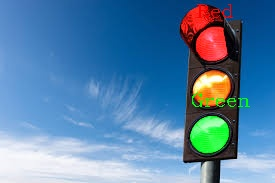
#> input picture picture_tagged4.jpg, 275 x 183 px, given in place of the camera
$ python color_capture_test13_BlueAdjusting.py
#> lines starting #> are read from the running program, lines starting #| are printed output that depends on the picture; after the words box and inside, x2 and y2 are one past the last pixel; in counts of white or black regions, pixels touching at a corner belong together
import cv2
import numpy as np
import time
from collections import deque
import os
import serial
import datetime  # 新增：用于记录时间

class OptimizedColorDetector:
    def __init__(self):
        self.color_ranges = {
            'Red': [
                ([0, 120, 70], [10, 255, 255]),
                ([170, 120, 70], [180, 255, 255])
            ],
            'Green': [([35, 50, 50], [85, 255, 255])],
            # 【修改点1】修正蓝色阈值，提高S和V的下限，防止误识别头发/黑色物体
            'Blue': [([100, 110, 70], [130, 255, 255])],
            'Gold': [([15, 80, 80], [35, 255, 255])],
            'Silver': [([0, 0, 100], [180, 50, 230])],
            # 黑色/灰色用于矿物识别
            'Black': [([0, 0, 0], [180, 255, 90])]
        }

        self.color_bgr = {
            'Red': (0, 0, 255),
            'Green': (0, 255, 0),
            'Blue': (255, 0, 0),
            'Gold': (0, 215, 255),
            'Silver': (192, 192, 192),
            'Black': (50, 50, 50)
        }

        self.processing_scale = 0.4
        self.target_width = 1920
        self.target_height = 1080

        self.fps_queue = deque(maxlen=30)
        self.prev_time = time.time()

        self.kernel_open = cv2.getStructuringElement(cv2.MORPH_ELLIPSE, (3, 3))
        self.kernel_close = cv2.getStructuringElement(cv2.MORPH_ELLIPSE, (7, 7))
        self.kernel_gold = cv2.getStructuringElement(cv2.MORPH_ELLIPSE, (5, 5))
        self.processing_times = deque(maxlen=30)

        self.status_file = "color_status.txt"
        self.block_file = "block_states.txt"

        self.last_status = None
        self.last_sent_data = None
        self.locked_sequence = None
        self.lock_counter = 0
        self.is_locked = False

        self.ser = None

        # 串口扫描
        print("Scanning serial ports COM10-COM19...")
        for port_num in range(10, 20):
            port_name = f'COM{port_num}'
            try:
                self.ser = serial.Serial(port_name, 9600, timeout=1)
                print(f"串口打开成功！Connected to {port_name}")
                self.ser.write(b"hello_serial\r\n")
                print("发送测试信息：hello_serial")
                break
            except serial.SerialException:
                continue

        if self.ser is None:
            print("Warning: No available serial port found between COM10 and COM19.")
            print("Continue running, but without serial communication.")

        print("done")
        print("target color:red green blue gold silver black")

    def optimize_frame(self, frame):
        display_frame = frame.copy()
        if self.processing_scale != 1.0:
            h, w = frame.shape[:2]
            new_w = int(w * self.processing_scale)
            new_h = int(h * self.processing_scale)
            process_frame = cv2.resize(frame, (new_w, new_h))
        else:
            process_frame = frame.copy()
        return display_frame, process_frame

    def enhance_color_detection(self, hsv, color_name):
        ranges = self.color_ranges[color_name]
        mask = None
        for lower, upper in ranges:
            lower_np = np.array(lower)
            upper_np = np.array(upper)
            temp_mask = cv2.inRange(hsv, lower_np, upper_np)
            if mask is None:
                mask = temp_mask
            else:
                mask = cv2.bitwise_or(mask, temp_mask)
        if mask is None:
            return None
        if color_name == 'Red':
            kernel_red = cv2.getStructuringElement(cv2.MORPH_ELLIPSE, (5, 5))
            mask = cv2.morphologyEx(mask, cv2.MORPH_OPEN, kernel_red)
            mask = cv2.morphologyEx(mask, cv2.MORPH_CLOSE, kernel_red)
        elif color_name == 'Gold':
            mask = cv2.morphologyEx(mask, cv2.MORPH_OPEN, self.kernel_gold)
            mask = cv2.morphologyEx(mask, cv2.MORPH_CLOSE, self.kernel_gold)
        elif color_name in ['Silver', 'Black']:
            mask = cv2.morphologyEx(mask, cv2.MORPH_OPEN, self.kernel_open)
        else:
            mask = cv2.morphologyEx(mask, cv2.MORPH_OPEN, self.kernel_open)
            mask = cv2.morphologyEx(mask, cv2.MORPH_CLOSE, self.kernel_close)
        return mask

    def check_mineral(self, hsv_roi):
        ranges = self.color_ranges['Black']
        mask = None
        for lower, upper in ranges:
            lower_np = np.array(lower)
            upper_np = np.array(upper)
            temp_mask = cv2.inRange(hsv_roi, lower_np, upper_np)
            if mask is None:
                mask = temp_mask
            else:
                mask = cv2.bitwise_or(mask, temp_mask)

        if mask is not None:
            count = cv2.countNonZero(mask)
            # 可以根据实际情况微调这个像素阈值
            return count > 50
        return False

    def update_block_file(self, detected_areas):
        color_priority = {'Red': 0, 'Blue': 0, 'Green': 1}

        filtered = [a for a in detected_areas if a['name'] in color_priority]
        filtered.sort(key=lambda a: a['size'], reverse=True)
        top4 = filtered[:4]
        top4.sort(key=lambda a: a['center'][0])

        # --- 锁定逻辑与六元数组生成 ---
        if not self.is_locked:
            if len(top4) == 4:
                self.lock_counter += 1
                if self.lock_counter > 20:
                    self.is_locked = True
                    self.locked_sequence = [color_priority[a['name']] for a in top4]
                    print(f"Color Sequence Locked: {self.locked_sequence}")
            else:
                self.lock_counter = 0

            current_colors = [color_priority[a['name']] for a in top4]
            while len(current_colors) < 4:
                current_colors.append(-1)
            data_list = current_colors

        else:
            mineral_indices = []
            for i, area in enumerate(top4):
                if i >= 4: break
                if area['has_mineral']:
                    mineral_indices.append(i + 1)

            while len(mineral_indices) < 2:
                mineral_indices.append(0)

            data_list = mineral_indices[:2]

        # --- 【修改点2】数据同步记录与发送 ---
        data_str = str(data_list)

        # 只有当数据发生变化时才记录和发送
        if data_str != self.last_sent_data:
            try:
                timestamp = datetime.datetime.now().strftime("%Y-%m-%d %H:%M:%S")
                log_entry = f"[{timestamp}] {data_str}\n"

                # 使用 'a' (append) 模式，确保按时间顺序记录
                with open(self.block_file, 'a') as f:
                    f.write(log_entry)
                print(f"State Updated: {log_entry.strip()}")

                # 发送串口
                if self.ser and self.ser.is_open:
                    data_to_send_serial = f"{data_str}\n"
                    self.ser.write(data_to_send_serial.encode('utf-8'))
                    print(f"Serial sent: {data_str}")

                self.last_sent_data = data_str

            except Exception as e:
                print(f"Error updating block file/serial: {e}")

    def fast_color_detection(self, process_frame, original_dims):
        start_time = time.time()
        detected_areas = []
        hsv = cv2.cvtColor(process_frame, cv2.COLOR_BGR2HSV)
        hsv = cv2.medianBlur(hsv, 3)
        scale_x, scale_y = 1.0, 1.0
        if self.processing_scale != 1.0:
            scale_x = original_dims[0] / process_frame.shape[1]
            scale_y = original_dims[1] / process_frame.shape[0]

        plate_colors = ['Red', 'Green', 'Blue', 'Gold', 'Silver']

        for color_name in plate_colors:
            mask = self.enhance_color_detection(hsv, color_name)
            if mask is None:
                continue
            contours, _ = cv2.findContours(mask, cv2.RETR_EXTERNAL, cv2.CHAIN_APPROX_SIMPLE)
            min_area = 400
            for contour in contours:
                area = cv2.contourArea(contour)
                if area > min_area:
                    hull = cv2.convexHull(contour)
                    x, y, w, h = cv2.boundingRect(hull)

                    center_x_proc = x + w // 2
                    center_y_proc = y + h // 2

                    has_mineral = False
                    if color_name in ['Red', 'Blue']:
                        roi_hsv = hsv[y:y+h, x:x+w]
                        if self.check_mineral(roi_hsv):
                            has_mineral = True

                    if self.processing_scale != 1.0:
                        orig_x = int(x * scale_x)
                        orig_y = int(y * scale_y)
                        orig_w = int(w * scale_x)
                        orig_h = int(h * scale_y)
                        hull_scaled = (hull * np.array([scale_x, scale_y])).astype(np.int32)
                        center_x = orig_x + orig_w // 2
                        center_y = orig_y + orig_h // 2
                    else:
                        hull_scaled = hull
                        center_x = center_x_proc
                        center_y = center_y_proc

                    detected_areas.append({
                        'name': color_name,
                        'center': (center_x, center_y),
                        'size': max(w, h),
                        'color': self.color_bgr[color_name],
                        'contour': hull_scaled,
                        'has_mineral': has_mineral
                    })

        self.update_block_file(detected_areas)
        processing_time = (time.time() - start_time) * 1000
        self.processing_times.append(processing_time)
        return detected_areas

    def calculate_fps(self):
        current_time = time.time()
        fps = 1.0 / (current_time - self.prev_time)
        self.prev_time = current_time
        self.fps_queue.append(fps)
        return sum(self.fps_queue) / len(self.fps_queue) if self.fps_queue else fps

    def process_frame(self, frame):
        display_frame, process_frame = self.optimize_frame(frame)
        display_frame = cv2.flip(display_frame, 1)
        process_frame = cv2.flip(process_frame, 1)

        original_dims = (display_frame.shape[1], display_frame.shape[0])
        detected_areas = self.fast_color_detection(process_frame, original_dims)
        result = display_frame.copy()

        for area in detected_areas:
            cv2.drawContours(result, [area['contour']], -1, area['color'], 2)
            cv2.putText(result, area['name'], area['center'],
                        cv2.FONT_HERSHEY_SIMPLEX, 0.7, area['color'], 2)

            if area.get('has_mineral', False):
                cv2.circle(result, area['center'], 20, (50, 50, 50), -1)
                text_pos = (area['center'][0] - 30, area['center'][1] + 10)
                cv2.putText(result, "MINERAL", text_pos,
                           cv2.FONT_HERSHEY_SIMPLEX, 0.5, (255, 255, 255), 2)

        if self.is_locked:
             cv2.putText(result, f"LOCKED: {self.locked_sequence}", (20, 140),
                    cv2.FONT_HERSHEY_SIMPLEX, 0.7, (0, 0, 255), 2)

        return result, len(detected_areas)

    def add_performance_info(self, frame, detected_count):
        h, w = frame.shape[:2]
        fps = self.calculate_fps()
        avg_processing_time = sum(self.processing_times) / len(self.processing_times) if self.processing_times else 0
        cv2.putText(frame, f"FPS: {fps:.1f}", (20, 40),
                    cv2.FONT_HERSHEY_SIMPLEX, 0.8, (0, 255, 255), 2)
        cv2.putText(frame, f"Detected: {detected_count}",
                    (20, 70), cv2.FONT_HERSHEY_SIMPLEX, 0.7, (255, 255, 255), 2)
        cv2.putText(frame, f"Process: {avg_processing_time:.1f}ms",
                    (20, 100), cv2.FONT_HERSHEY_SIMPLEX, 0.7, (0, 200, 255), 2)

def main():
    detector = OptimizedColorDetector()
    cap = cv2.VideoCapture(0)
    if not cap.isOpened():
        print("Cannot open camera!")
        return

    cap.set(cv2.CAP_PROP_FRAME_WIDTH, detector.target_width)
    cap.set(cv2.CAP_PROP_FRAME_HEIGHT, detector.target_height)
    cap.set(cv2.CAP_PROP_FPS, 60)

    screenshot_count = 0
    try:
        while True:
            ret, frame = cap.read()
#> frame is the input picture: shape (183, 275, 3); mean B, G, R 167.8, 130.7, 86.9
            #frame = cv2.flip(frame0, 1)
            if not ret:
                print("Failed to grab frame!")
                break
            result, count = detector.process_frame(frame)
#> in process_frame, `display_frame = cv2.flip(display_frame, 1)`:
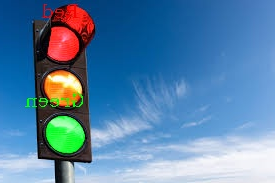
#> display_frame: shape (183, 275, 3); mean B, G, R 167.8, 130.7, 86.9
#> in process_frame, `process_frame = cv2.flip(process_frame, 1)`:
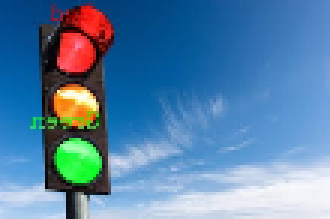
#> process_frame: shape (73, 110, 3) (shown 3 times larger); mean B, G, R 167.7, 130.7, 86.8
#> in fast_color_detection, `hsv = cv2.cvtColor(process_frame, cv2.COLOR_BGR2HSV)`: hsv: shape (73, 110, 3); mean H, S, V 98.4, 155.1, 182.2
#> in fast_color_detection, `hsv = cv2.medianBlur(hsv, 3)`: hsv: shape (73, 110, 3); mean H, S, V 97.7, 155.5, 182.4
#> the loop in fast_color_detection, `for color_name in plate_colors:` made 5 passes
#> pass 1, in fast_color_detection, `mask = self.enhance_color_detection(hsv, color_name)`:
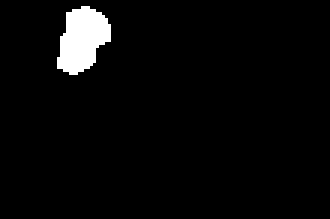
#> mask: shape (73, 110) (shown 3 times larger); 3.5% white; 1 white region, box (x1, y1, x2, y2) and area: (19, 2, 37, 25) 282
#> pass 3, in fast_color_detection, `mask = self.enhance_color_detection(hsv, color_name)`:
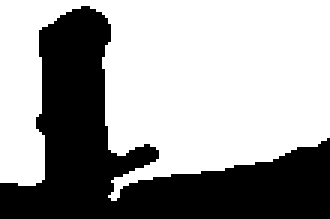
#> mask: shape (73, 110) (shown 3 times larger); 62.4% white; 1 black region, box (x1, y1, x2, y2) and area: (0, 2, 110, 73) 3022
#> after the loop in fast_color_detection, `for color_name in plate_colors:`:
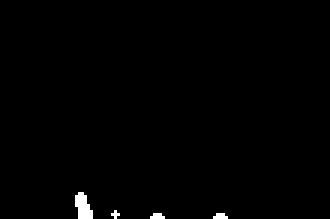
#> mask: shape (73, 110) (shown 3 times larger); 0.73% white; 4 white regions (3 under 20 px), largest, box (x1, y1, x2, y2) and area: (25, 64, 31, 73) 38
#> after the loop in fast_color_detection, `for color_name in plate_colors:`: detected_areas = 1 item
#> in update_block_file, `current_colors = [color_priority[a['name']] for a in top4]`: current_colors = [0]
#> the loop in update_block_file, `while len(current_colors) < 4:` made 3 passes
#> after the loop in update_block_file, `while len(current_colors) < 4:`: current_colors = [0, -1, -1, -1]
#> in update_block_file, `data_str = str(data_list)`: data_str = '[0, -1, -1, -1]'
#| State Updated: [2026-11-20 19:51:03] [0, -1, -1, -1]
#| Serial sent: [0, -1, -1, -1]
#> in process_frame, `detected_areas = self.fast_color_detection(process_frame, original_dims)`: detected_areas = 1 item
#> the loop in process_frame, `for area in detected_areas:` made 1 pass
#> text_pos on pass 1: (107, 93)
#> after the loop in process_frame, `for area in detected_areas:`:
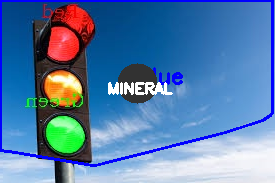
#> result: shape (183, 275, 3); 7.27% of pixels changed, all inside (x1, y1, x2, y2) = (0, 0, 274, 167)
#> count = 1
            detector.add_performance_info(result, count)
#> in add_performance_info, `cv2.putText(frame, f"Process: {avg_processing_time:.1f}ms", (20, 100),..`:
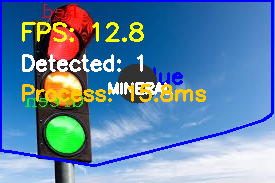
#> frame: shape (183, 275, 3); mean B, G, R 167.5, 133.7, 97.3
            cv2.imshow(' Optimized Color Detection System', result)

            key = cv2.waitKey(1) & 0xFF
#> (key q is pressed here)
            if key in [ord('q'), ord('Q')]:
                break
            elif key in [ord('s'), ord('S')]:
                screenshot_count += 1
                filename = f'color_detection_{screenshot_count}.png'
                cv2.imwrite(filename, result)
                print(f"Screenshot saved: {filename}")
            elif key == ord('+'):
                detector.processing_scale = min(1.0, detector.processing_scale + 0.1)
                print(f"Scale increased to: {detector.processing_scale}")
            elif key == ord('-'):
                detector.processing_scale = max(0.2, detector.processing_scale - 0.1)
                print(f"Scale decreased to: {detector.processing_scale}")
            elif key in [ord('r'), ord('R')]:
                detector.is_locked = False
                detector.locked_sequence = None
                detector.lock_counter = 0
                print("Reset Lock State")

    except KeyboardInterrupt:
        print("User interrupted")

    finally:
        cap.release()
        cv2.destroyAllWindows()
        if detector.ser and detector.ser.is_open:
            detector.ser.close()
            print("Serial port is closed.")
        print("Program exited")


if __name__ == "__main__":
    main()


# 出现了以下问题：
# 1.六元数组锁定逻辑好像没有在txt文件里体现（在识别成功四个颜色板后，如[1,0,0,1]便停止更新颜色板状态），之后只识别并更新数组最后两位，如果第一个蓝色或红色颜色板上有矿物，第二个蓝色或红色颜色板上没有矿物，则显示[1,0,0,1][1,0]，并利用串口发送[1,0]
# 2.颜色识别逻辑调整，只有在识别成功四个颜色板后才进行矿物的识别

$ run again, on color_detection_1.png
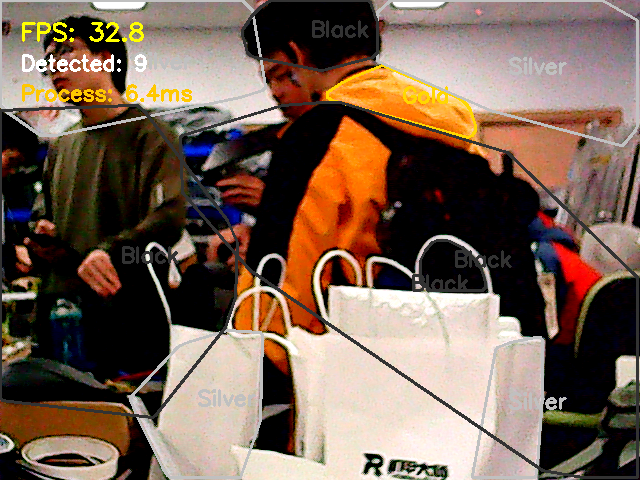
#> input picture color_detection_1.png, 640 x 480 px, given in place of the camera
#> in main, frame is the input picture: shape (480, 640, 3); mean B, G, R 83.8, 98.8, 121.3
#> the loop in fast_color_detection, `for color_name in plate_colors:` made 5 passes
#> pass 1, in fast_color_detection, `mask = self.enhance_color_detection(hsv, color_name)`:
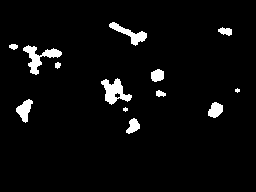
#> mask: shape (192, 256); 4.1% white; 13 white regions (2 under 20 px), largest, box (x1, y1, x2, y2) and area: (23, 45, 62, 75) 413, (101, 78, 132, 105) 413, (109, 22, 147, 46) 300
#> after the loop in fast_color_detection, `for color_name in plate_colors:`: detected_areas = 6 items
#> filtered = []
#> the loop in update_block_file, `while len(current_colors) < 4:` made 4 passes
#> after the loop in update_block_file, `while len(current_colors) < 4:`: current_colors = [-1, -1, -1, -1]
#> data_str = '[-1, -1, -1, -1]'
#| State Updated: [2026-11-20 19:51:06] [-1, -1, -1, -1]
#| Serial sent: [-1, -1, -1, -1]
#> in process_frame, `detected_areas = self.fast_color_detection(process_frame, original_dims)`: detected_areas = 6 items
#> the loop in process_frame, `for area in detected_areas:` made 6 passes
#> count = 6
#> in add_performance_info, `cv2.putText(frame, f"Process: {avg_processing_time:.1f}ms", (20, 100),..`:
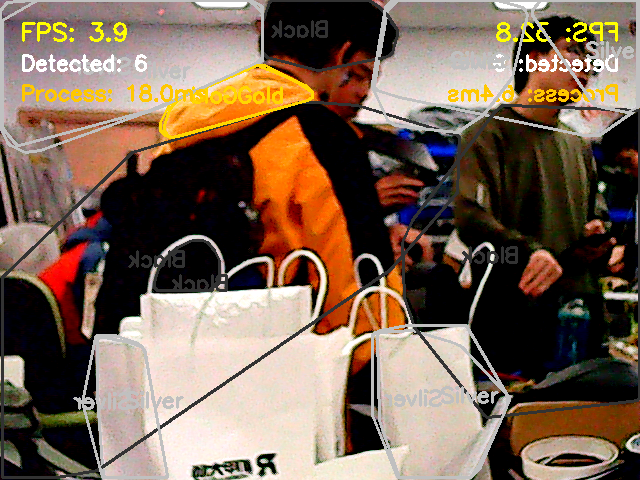
#> frame: shape (480, 640, 3); mean B, G, R 84.7, 101.2, 123.4

$ run again, on color_detection_2.png
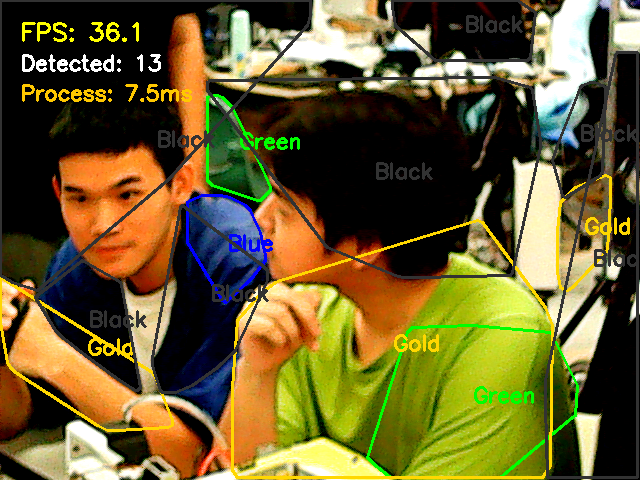
#> input picture color_detection_2.png, 640 x 480 px, given in place of the camera
#> in main, frame is the input picture: shape (480, 640, 3); mean B, G, R 45.2, 92.8, 104.8
#> the loop in fast_color_detection, `for color_name in plate_colors:` made 5 passes
#> pass 1, in fast_color_detection, `mask = self.enhance_color_detection(hsv, color_name)`:
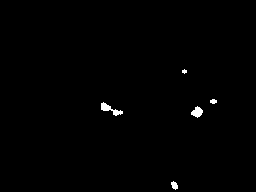
#> mask: shape (192, 256); 0.59% white; 5 white regions (1 under 20 px), largest, box (x1, y1, x2, y2) and area: (101, 102, 123, 116) 116, (191, 106, 203, 118) 88, (171, 181, 178, 190) 42, (210, 99, 217, 104) 27
#> after the loop in fast_color_detection, `for color_name in plate_colors:`: detected_areas = 6 items
#> filtered = 3 items
#> in update_block_file, `current_colors = [color_priority[a['name']] for a in top4]`: current_colors = [1, 1, 0]
#> the loop in update_block_file, `while len(current_colors) < 4:` made 1 pass
#> after the loop in update_block_file, `while len(current_colors) < 4:`: current_colors = [1, 1, 0, -1]
#> data_str = '[1, 1, 0, -1]'
#| State Updated: [2026-11-20 19:51:07] [1, 1, 0, -1]
#| Serial sent: [1, 1, 0, -1]
#> in process_frame, `detected_areas = self.fast_color_detection(process_frame, original_dims)`: detected_areas = 6 items
#> the loop in process_frame, `for area in detected_areas:` made 6 passes
#> text_pos on pass 3: (380, 250)
#> count = 6
#> in add_performance_info, `cv2.putText(frame, f"Process: {avg_processing_time:.1f}ms", (20, 100),..`:
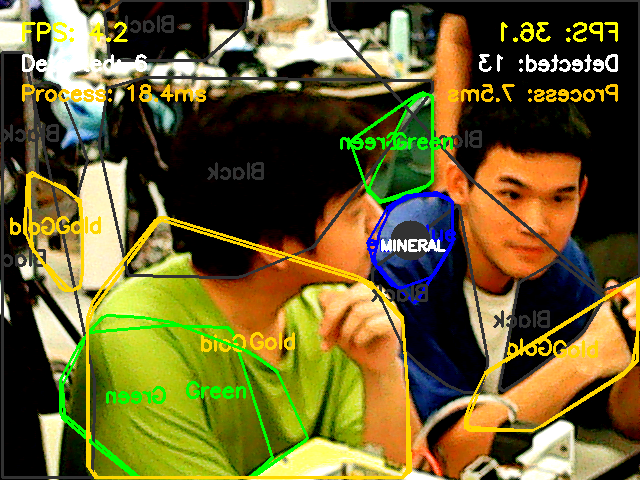
#> frame: shape (480, 640, 3); mean B, G, R 44.2, 96.6, 106.7
